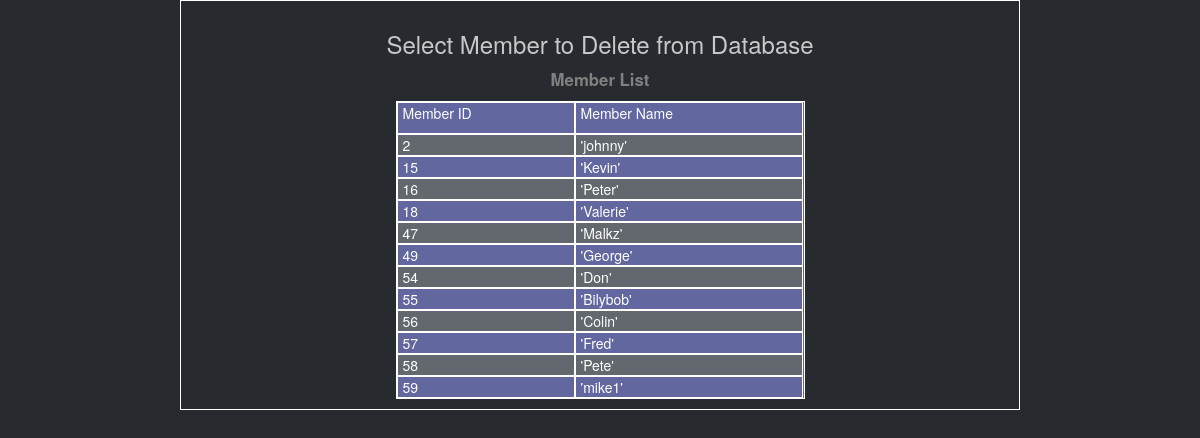
Page /select2.php on the committed database.
### tables this page shows
CREATE TABLE `members` (
  `id` int(4) NOT NULL,
  `username` varchar(65) NOT NULL,
  `password` varbinary(201) NOT NULL,
  `email` varchar(65) NOT NULL,
  `first_name` varchar(30) NOT NULL,
  `second_name` varchar(30) NOT NULL,
  `address1` varchar(30) NOT NULL,
  `address2` varchar(30) NOT NULL,
  `postcode` varchar(15) NOT NULL,
  `town_city` varchar(30) NOT NULL,
  `mobile_phone` varchar(15) NOT NULL
);

### select2.php (the view, shortened to what this page needs)
<!DOCTYPE HTML PUBLIC "-//W3C//DTD HTML 4.01//EN" "http://www.w3.org/TR/html4/strict.dtd">
<html>
	<head>
	<link href="css/bootstrap.min.css" rel="stylesheet">
	<link href="css/style.css" rel="stylesheet">
	<link rel="stylesheet" type="text/css" href="css/rows2.css" />
	</head>
<body>
<?php
require_once 'DB_connect.php';
echo "<div class='container'>";
echo "<div class='h3'>Select Member to Delete from Database</div>";
	echo "<form action='deleteMember.php' method='get' name='deleteForm'>";
	echo "<div class='table'>
			<div class='title'>
				<p>Member List</p>
			</div>
			<div class='row'>
				<div class='cell'>
					<p>Member ID</p>
				</div>
				<div class='cell'>
					<p>Member Name</p>
				</div>
			</div>";
	foreach($db->query('SELECT * FROM members') as $row) {
	echo "<div class= 'row'>
	<div class='cell'><a onclick='return confirm_delete()' href='deleteMember.php?id=".$row['id']."&username=".$row['username']."'>".$row['id']."</a></div>
	<div class='cell'>'".$row['username']."'</div>
	</div>";
	}
		echo "</div>";
	echo "</form>";
echo "</div>";
?>
</body>
</html>

### css/rows2.css (style rules this page uses)
.container { margin: auto; width: 70%; border: 1px solid white; padding: 10px; }
.h3 { text-align: center; }
.table { display: table; border: 1px solid white; width: 50%; margin: auto; }
.title { display: table-caption; text-align: center; font-weight: bold; font-size: larger; color: gray; }
.row:nth-child(odd) { background-color: #62686d; color: #ffffff; padding-left: 10px; }
.row:nth-child(even) { background-color: #62689f; color: #ffffff; padding-left: 10px; }
.row { display: table-row; border: 1px solid white; background-color: #ff0000; color: #ffffff; padding-right: 10px; }
.cell { display: table-cell; border: 1px solid white; border-width: thin; padding-left: 5px; padding-right: 5px; }

### rows in the picture
members: id "2", username "johnny"
members: id "15", username "Kevin"
members: id "16", username "Peter"
members: id "18", username "Valerie"
members: id "47", username "Malkz"
members: id "49", username "George"
members: id "54", username "Don"
members: id "55", username "Bilybob"
members: id "56", username "Colin"
members: id "57", username "Fred"
members: id "58", username "Pete"
members: id "59", username "mike1"
